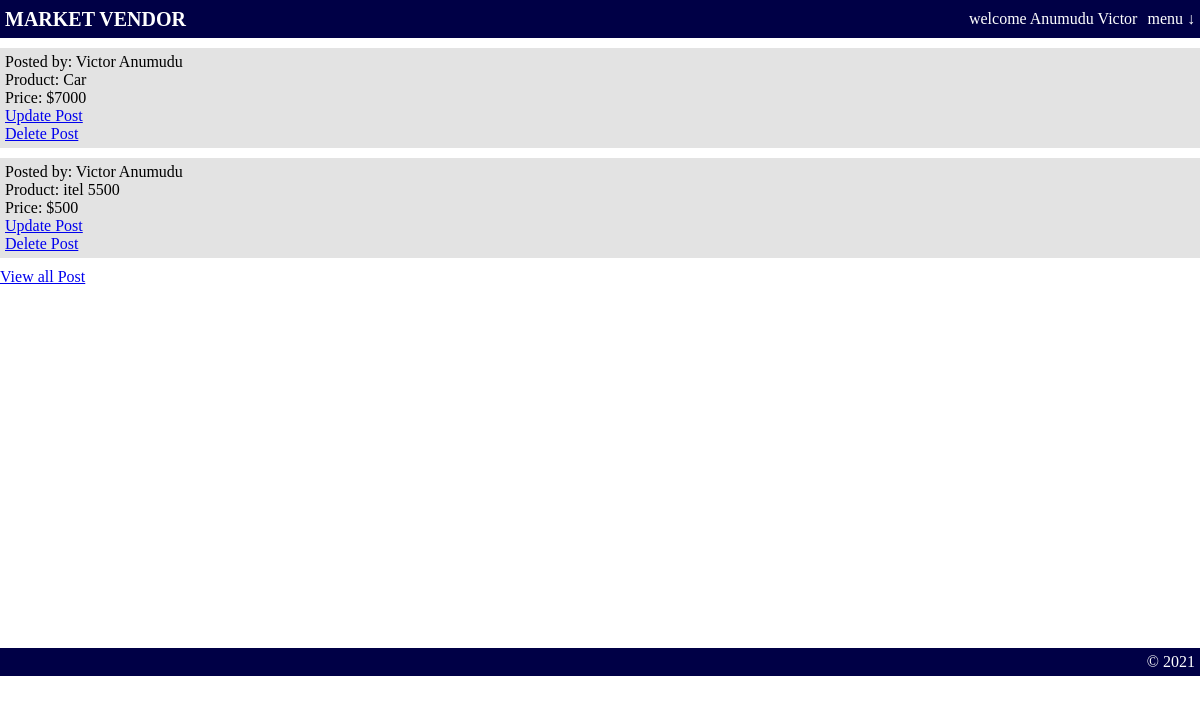
The page /shared/index.php?id=11 (signed in) on the database its author committed.
### tables this page shows
CREATE TABLE `product` (
  `product_id` int(11) NOT NULL,
  `user_id` int(11) NOT NULL,
  `product_name` varchar(100) NOT NULL,
  `product_price` varchar(10) NOT NULL
);

CREATE TABLE `users` (
  `user_id` int(11) NOT NULL,
  `first_name` varchar(50) NOT NULL,
  `last_name` varchar(50) NOT NULL,
  `user_email` varchar(50) NOT NULL,
  `user_name` varchar(50) NOT NULL,
  `user_password` longtext NOT NULL
);

### shared/index.php (the view, shortened to what this page needs)
<?php
    if(!isset($_SESSION['username'])){
        header("location: login.php");
    } else {
        $id = $_SESSION['id'];
        require_once("db_connection.php");
        if(isset($_GET['id'])){
            $sql = "SELECT product.product_id, product.user_id, product.product_name, ";
            $sql .= "product.product_price, users.first_name, users.last_name FROM product ";
            $sql .= "JOIN users ON users.user_id = product.user_id WHERE product.user_id =?";
            $stmt = $connection->prepare($sql);
            $stmt->bind_param("i", $id);
            $stmt->execute();
            $result = $stmt->get_result();
            if($result->num_rows > 0) {
                while($row = $result->fetch_assoc()) {
                    $products[] = $row;
                }
            } else {
                $products = [];
            }
        }
    }
?>
<!DOCTYPE html>
<html lang="en">
<head>
</head>
<body>
    <?php require "header.php" ?>
    <main>
        <?php for($i = 0; $i < count($products); $i++) {?>
            <div class="post">
                <p>Posted by: <?php echo "{$products[$i]['first_name']} {$products[$i]['last_name']}" ?></p>
                <p>Product: <?php echo $products[$i]['product_name'] ?></p>
                <p>Price: $<?php echo $products[$i]['product_price'] ?></p>
                <?php
                    if(isset($_GET['id'])){
                        $product_id = $products[$i]['product_id'];
                        echo "<a href='update.php?product_id=$product_id'>Update Post</a><br>";
                        echo "<a href='delete.php?product_id=$product_id'>Delete Post</a>";
                    }
                ?>
            </div>
        <?php } ?>
        <?php
            if(isset($_GET['id'])){
                echo "<a href='index.php'>View all Post</a>";
            }
        ?>
    </main>
    <?php require "footer.php" ?>
</body>
</html>

### shared/index.php (style rules this page uses)
* { padding: 0; margin: 0; box-sizing: border-box; }
main { min-height: 600px; }
.post { background-color: #e3e3e3; padding: 5px; margin: 10px 0; }

### rows shown on the page
product: user.first_name "Victor", user.last_name "Anumudu", product_name "Car", product_price "7000"
product: user.first_name "Victor", user.last_name "Anumudu", product_name "itel 5500", product_price "500"

### other values the page prints
$lastname "Anumudu"
$firstname "Victor"
